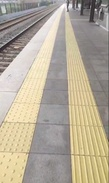
#> input picture images/image1.jpg, 109 x 183 px, shrunk from 637 x 1074 before the run
$ python main.py
#> lines starting #> are read from the running program, lines starting #| are printed output that depends on the picture; after the words box and inside, x2 and y2 are one past the last pixel; in counts of white or black regions, pixels touching at a corner belong together
import cv2
import numpy as np
import matplotlib.pyplot as plt

def get_hsv_range(hsv_image, target_hue_range=(15, 35), min_saturation=30, min_value=100):
    """
    Dynamically calculates the HSV range for yellow tones in the given image.
    """
    h, s, v = split_hsv(hsv_image)

    # Mask for the target hue range
    hue_mask = (h >= target_hue_range[0]) & (h <= target_hue_range[1])

    # Mask for sufficient saturation and brightness
    valid_mask = hue_mask & (s >= min_saturation) & (v >= min_value)

    # Extract hue values within the mask
    valid_hues = h[valid_mask]

    # If valid hues are found, calculate dynamic range
    if len(valid_hues) > 0:
        lower_hue = max(target_hue_range[0], np.percentile(valid_hues, 2))  # 2nd percentile
        upper_hue = min(target_hue_range[1], np.percentile(valid_hues, 98))  # 98th percentile
    else:
        # Default to full range if no yellow found
        lower_hue, upper_hue = target_hue_range[0], target_hue_range[1]

    return np.array([lower_hue, min_saturation, min_value]), np.array([upper_hue, 255, 255])

def split_hsv(hsv_image):
    """
    Splits an HSV image into its Hue, Saturation, and Value channels.

    Parameters:
        hsv_image (numpy.ndarray): A 3D numpy array representing an HSV image
                                   with dimensions (height, width, 3).

    Returns:
        tuple: Three 2D numpy arrays (H, S, V) representing the individual channels.
    """
    # Ensure the input is a valid HSV image
    if len(hsv_image.shape) != 3 or hsv_image.shape[2] != 3:
        raise ValueError("Input must be an HSV image with 3 channels.")

    # Extract channels
    H = hsv_image[:, :, 0]
    S = hsv_image[:, :, 1]
    V = hsv_image[:, :, 2]

    return H, S, V

# [35 lines left out: function refine_dynamic_hsv_range, not called in this run]

def apply_morphology(mask):
    """
    Applies enhanced morphological operations to clean the mask.
    """
    kernel = get_structuring_element('rect', (7, 7))

    mask_cleaned = morphology_open(mask, kernel, iterations=2)

    mask_cleaned = morphology_close(mask, kernel, iterations=2)

    return mask_cleaned

def morphology_open(image, kernel, iterations=1):
    """
    Perform morphological opening (erosion followed by dilation) on a binary image.

    Parameters:
        image (np.ndarray): Input binary image (2D array).
        kernel (np.ndarray): Structuring element for morphological operations.
        iterations (int): Number of times to apply the opening operation.

    Returns:
        np.ndarray: Processed binary image after morphological opening.
    """
    def erode(image, kernel, iterations=1):
        for _ in range(iterations):
            padded_image = np.pad(image, kernel.shape[0] // 2, mode='constant', constant_values=0)
            eroded = np.zeros_like(image)
            for i in range(image.shape[0]):
                for j in range(image.shape[1]):
                    region = padded_image[i:i+kernel.shape[0], j:j+kernel.shape[1]]
                    eroded[i, j] = np.min(region[kernel == 1])
            image = eroded
        return image

    def dilate(image, kernel, iterations=1):
        for _ in range(iterations):
            padded_image = np.pad(image, kernel.shape[0] // 2, mode='constant', constant_values=0)
            dilated = np.zeros_like(image)
            for i in range(image.shape[0]):
                for j in range(image.shape[1]):
                    region = padded_image[i:i+kernel.shape[0], j:j+kernel.shape[1]]
                    dilated[i, j] = np.max(region[kernel == 1])
            image = dilated
        return image

    # Apply erosion followed by dilation
    eroded_image = erode(image, kernel, iterations=iterations)
    opened_image = dilate(eroded_image, kernel, iterations=iterations)
    return opened_image

def morphology_close(image, kernel, iterations=1):
    """
    Perform morphological closing (dilation followed by erosion) on a binary image.

    Parameters:
        image (np.ndarray): Input binary image (2D array).
        kernel (np.ndarray): Structuring element for morphological operations.
        iterations (int): Number of times to apply the closing operation.

    Returns:
        np.ndarray: Processed binary image after morphological closing.
    """
    def erode(image, kernel, iterations=1):
        for _ in range(iterations):
            padded_image = np.pad(image, kernel.shape[0] // 2, mode='constant', constant_values=0)
            eroded = np.zeros_like(image)
            for i in range(image.shape[0]):
                for j in range(image.shape[1]):
                    region = padded_image[i:i+kernel.shape[0], j:j+kernel.shape[1]]
                    eroded[i, j] = np.min(region[kernel == 1])
            image = eroded
        return image

    def dilate(image, kernel, iterations=1):
        for _ in range(iterations):
            padded_image = np.pad(image, kernel.shape[0] // 2, mode='constant', constant_values=0)
            dilated = np.zeros_like(image)
            for i in range(image.shape[0]):
                for j in range(image.shape[1]):
                    region = padded_image[i:i+kernel.shape[0], j:j+kernel.shape[1]]
                    dilated[i, j] = np.max(region[kernel == 1])
            image = dilated
        return image

    # Apply dilation followed by erosion
    dilated_image = dilate(image, kernel, iterations=iterations)
    closed_image = erode(dilated_image, kernel, iterations=iterations)
    return closed_image

def get_structuring_element(shape, ksize):
    """
    Creates a structuring element (kernel) for morphological operations.

    Parameters:
        shape (str): Shape of the structuring element. Currently supports 'rect'.
        ksize (tuple): Size of the structuring element (height, width).

    Returns:
        numpy.ndarray: A binary structuring element of the specified shape and size.
    """
    if shape == 'rect':
        # Create a rectangular kernel of the specified size
        return np.ones(ksize, dtype=np.uint8)
    else:
        raise ValueError("Unsupported shape. Currently only 'rect' is implemented.")

def gaussian_blur(image, kernel_size=(5, 5), sigma=0):
    """
    Applies a Gaussian blur to an image using only NumPy (no external libraries like OpenCV or SciPy).
    """
    # If sigma=0, estimate using a common heuristic:
    if sigma <= 0:
        sigma = 0.3 * ((kernel_size[0] - 1) * 0.5 - 1) + 0.8

    # 1. Create the Gaussian kernel
    kernel = _create_gaussian_kernel(kernel_size, sigma)

    # 2. Convolve the image with the kernel
    #    Handle both color (H x W x C) and grayscale (H x W) images
    if len(image.shape) == 2:
        # Grayscale image
        blurred = _convolve2d(image, kernel)
    else:
        # Color image
        # Convolve each channel separately
        blurred_channels = []
        for c in range(image.shape[2]):
            channel_blurred = _convolve2d(image[..., c], kernel)
            blurred_channels.append(channel_blurred)
        blurred = np.stack(blurred_channels, axis=-1)

    # Clip to [0, 255] if you want an 8-bit result. Otherwise you may just return as float.
    blurred = np.clip(blurred, 0, 255).astype(image.dtype)

    return blurred

def _create_gaussian_kernel(kernel_size, sigma):
    """
    Creates a 2D Gaussian kernel using the given kernel size and standard deviation (sigma).

    Parameters:
        kernel_size (tuple): (height, width) of the kernel, e.g. (5, 5)
        sigma (float): Standard deviation of the Gaussian distribution.

    Returns:
        numpy.ndarray: A 2D Gaussian kernel of shape (kernel_size[0], kernel_size[1]).
    """
    kx, ky = kernel_size
    # Coordinates of the kernel center
    cx, cy = (kx - 1) / 2.0, (ky - 1) / 2.0

    # Initialize kernel
    kernel = np.zeros((kx, ky), dtype=np.float32)

    # Compute Gaussian for each cell (x, y)
    for x in range(kx):
        for y in range(ky):
            # Distance from center
            dx = (x - cx)**2
            dy = (y - cy)**2
            # 2D Gaussian formula
            kernel[x, y] = np.exp(-(dx + dy) / (2 * sigma**2))

    # Normalize so that the sum of all elements is 1
    kernel_sum = np.sum(kernel)
    if kernel_sum != 0:
        kernel /= kernel_sum

    return kernel

def _convolve2d(image, kernel):
    """
    Convolves a 2D image (single channel) with a 2D kernel using 'same' padding.

    Parameters:
        image (numpy.ndarray): Grayscale image of shape (H, W).
        kernel (numpy.ndarray): 2D kernel of shape (kH, kW).

    Returns:
        numpy.ndarray: Convolved image of shape (H, W).
    """
    # Image dimensions
    H, W = image.shape
    kH, kW = kernel.shape

    # Output array (float to avoid overflow if input is uint8)
    convolved = np.zeros((H, W), dtype=np.float32)

    # Amount of padding needed on each side
    pad_h = kH // 2
    pad_w = kW // 2

    # Pad the image with zeros (or reflect, replicate, etc. if desired)
    padded = np.pad(image, ((pad_h, pad_h), (pad_w, pad_w)), mode='constant', constant_values=0)

    # Perform the convolution
    for i in range(H):
        for j in range(W):
            # Extract the local region
            region = padded[i : i + kH, j : j + kW]

            # Element-wise multiply and accumulate
            value = np.sum(region * kernel)

            # Store in the output
            convolved[i, j] = value

    return convolved

def bgr_to_rgb(image):
    """
    Converts a BGR image to RGB format.

    Parameters:
        image (numpy.ndarray): The input image in BGR format (H x W x 3).

    Returns:
        numpy.ndarray: The image converted to RGB format (H x W x 3).
    """
    if len(image.shape) != 3 or image.shape[2] != 3:
        raise ValueError("Input image must be a 3-channel image (H x W x 3).")

    # Swap the first (B) and third (R) channels
    rgb_image = image[:, :, ::-1]
    return rgb_image

def rgb_to_hsv(image):
    """
    Converts an RGB image to HSV format.

    Parameters:
        image (numpy.ndarray): Input RGB image (H x W x 3) with values in the range [0, 255].

    Returns:
        numpy.ndarray: HSV image (H x W x 3) with H in [0, 180] and S, V in [0, 255].
    """
    # Normalize RGB values to [0, 1]
    rgb_normalized = image.astype(np.float32) / 255.0

    # Separate channels
    R, G, B = rgb_normalized[..., 0], rgb_normalized[..., 1], rgb_normalized[..., 2]

    # Compute max and min values for each pixel
    max_val = np.max(rgb_normalized, axis=2)
    min_val = np.min(rgb_normalized, axis=2)
    delta = max_val - min_val

    # Initialize HSV arrays
    H = np.zeros_like(max_val)
    S = np.zeros_like(max_val)
    V = max_val

    # Calculate Hue
    mask_r = (max_val == R) & (delta > 0)
    mask_g = (max_val == G) & (delta > 0)
    mask_b = (max_val == B) & (delta > 0)

    # Assign hue values based on the dominant color channel
    H[mask_r] = ((G[mask_r] - B[mask_r]) / delta[mask_r]) % 6
    H[mask_g] = ((B[mask_g] - R[mask_g]) / delta[mask_g]) + 2
    H[mask_b] = ((R[mask_b] - G[mask_b]) / delta[mask_b]) + 4

    # Convert hue to degrees
    H = (H / 6.0) * 180.0  # Scale to [0, 180] for compatibility

    # Calculate Saturation
    S[max_val > 0] = (delta[max_val > 0] / max_val[max_val > 0])

    # Scale S and V to [0, 255]
    S = (S * 255).astype(np.uint8)
    V = (V * 255).astype(np.uint8)

    # Stack H, S, and V to create the HSV image
    hsv_image = np.stack([H.astype(np.uint8), S, V], axis=2)

    return hsv_image

def create_mask(image, lower_bound, upper_bound):
    """
    Creates a binary mask where each pixel is 1 if it is within the given range, and 0 otherwise.

    Parameters:
        image (numpy.ndarray): Input image (e.g., HSV image) of shape (H x W x C).
        lower_bound (tuple or list): Lower bound for the range (e.g., [H_min, S_min, V_min]).
        upper_bound (tuple or list): Upper bound for the range (e.g., [H_max, S_max, V_max]).

    Returns:
        numpy.ndarray: Binary mask of shape (H x W), where 1 indicates a pixel within range.
    """
    # Ensure the bounds are NumPy arrays for comparison
    lower_bound = np.array(lower_bound, dtype=np.float32)
    upper_bound = np.array(upper_bound, dtype=np.float32)

    # Create a mask for each channel
    within_lower = image >= lower_bound
    within_upper = image <= upper_bound

    # Combine all channels to create the final mask
    mask = np.all(within_lower & within_upper, axis=2)

    # Convert boolean mask to uint8 (0 or 255)
    return (mask * 255).astype(np.uint8)

def add_mask(image1, alpha, image2, beta, gamma):
    """
    Blends two images using a weighted sum.

    Parameters:
        image1 (numpy.ndarray): First input image.
        alpha (float): Weight of the first image.
        image2 (numpy.ndarray): Second input image.
        beta (float): Weight of the second image.
        gamma (float): Scalar added to each sum.

    Returns:
        numpy.ndarray: Blended image.
    """
    # Ensure both images have the same shape
    if image1.shape != image2.shape:
        raise ValueError("Both images must have the same shape.")

    # Perform weighted addition
    blended = alpha * image1 + beta * image2 + gamma

    # Clip values to valid range [0, 255] and convert to uint8
    blended = np.clip(blended, 0, 255).astype(np.uint8)

    return blended

# [54 lines left out: function process_video, not called in this run]

def process_image(image_path):
    """
    Loads an image from the given path and processes it to detect and highlight 'yellow' regions.

    Steps:
    1. Read image from disk (in BGR format by default with cv2).
    2. Convert the BGR image to RGB for consistent color processing.
    3. (Optional) Apply a Gaussian blur to reduce noise and detail.
    4. Convert the blurred RGB image to HSV color space.
    5. Dynamically determine the lower and upper HSV bounds for 'yellow' regions in the image.
    6. Create a binary mask using these HSV bounds (pixels within range are 1, otherwise 0).
    7. Clean the mask with morphological operations (opening & closing) to remove noise.
    8. Highlight detected regions on the original image by coloring those pixels red.
    9. Create a semi-transparent overlay by blending the original image and the highlighted image.
    10. Return the original image, the raw mask, the cleaned mask, and the final highlighted overlay.

    """

    print("Processing started...")

    # 1. Load the image from the specified path
    image = cv2.imread(image_path)  # OpenCV loads images in BGR format by default

    # 2. Convert from BGR to RGB for consistent color processing and display
    image = bgr_to_rgb(image)

    # 3. Apply a Gaussian blur to reduce noise and details
    #    - Kernel size is 5x5
    #    - Sigma=0 indicates automatic estimation based on kernel size
    image_blurred = gaussian_blur(image, (5, 5), 0)

    # 4. Convert the blurred RGB image to HSV color space
    #    - Hue range in our custom implementation: [0, 180]
    #    - Saturation/Value range: [0, 255]
    hsv_image = rgb_to_hsv(image_blurred)

    # 5. Dynamically determine the HSV range for 'yellow' using statistical analysis of the image
    #    - The function inspects hue values in a given range and adjusts bounds based on percentiles
    lower_yellow, upper_yellow = get_hsv_range(hsv_image)

    # 6. Create a binary mask, where 1 (255) indicates the pixel is within the yellow color range
    #    - Convert bounds to uint8 if necessary
    yellow_mask = create_mask(hsv_image, lower_yellow.astype(np.uint8), upper_yellow.astype(np.uint8))

    # 7. Clean the mask using morphological operations (opening to remove noise, closing to fill gaps)
    yellow_mask_cleaned = apply_morphology(yellow_mask)

    # 8. Highlight the yellow areas on the original image
    #    - Copy the original image so we don't overwrite it
    #    - Color detected areas in red ([255, 0, 0] in RGB)
    highlighted = image.copy()
    highlighted[yellow_mask_cleaned > 0] = [255, 0, 0]

    # 9. Create a semi-transparent overlay by blending the original image (70% weight)
    #    with the highlighted image (30% weight)
    overlay = image.copy()
    overlay[yellow_mask_cleaned > 0] = [255, 0, 0]
    semi_transparent = add_mask(image, 0.7, overlay, 0.3, 0)

    print("Processing completed.")

    # 10. Return the tuple of results
    return image, yellow_mask, yellow_mask_cleaned, semi_transparent

# List of image filenames
image_files = ["images/image1.jpg"]

# Process each image and store results
results = [process_image(image_file) for image_file in image_files]
#> in process_image, image is the input picture: shape (183, 109, 3); mean B, G, R 153.1, 171, 180.6
#> after the loop in gaussian_blur, `for c in range(image.shape[2]):`: blurred_channels = 3 items
#> in rgb_to_hsv, `mask_r = (max_val == R) & (delta > 0)`:
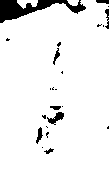
#> mask_r: shape (183, 109) bool; 93.7% white; 23 black regions (15 under 20 px), largest, box (x1, y1, x2, y2) and area: (0, 0, 86, 23) 823, (47, 112, 64, 125) 103, (36, 127, 43, 144) 59
#> in rgb_to_hsv, `mask_g = (max_val == G) & (delta > 0)`: mask_g: shape (183, 109) bool; 1.8% white; 16 white regions (11 under 20 px), largest, box (x1, y1, x2, y2) and area: (0, 3, 23, 15) 194, (96, 0, 109, 5) 46, (47, 0, 53, 7) 32, (43, 113, 47, 120) 23, (78, 0, 83, 5) 20
#> in rgb_to_hsv, `mask_b = (max_val == B) & (delta > 0)`: mask_b: shape (183, 109) bool; 6.6% white; 23 white regions (13 under 20 px), largest, box (x1, y1, x2, y2) and area: (0, 0, 47, 23) 369, (45, 105, 65, 143) 247, (50, 0, 88, 14) 220
#> in rgb_to_hsv, `H[mask_g] = ((B[mask_g] - R[mask_g]) / delta[mask_g]) + 2`: H: shape (183, 109) float32; min 0, max 5.92, mean 1.3
#> in rgb_to_hsv, `H[mask_b] = ((R[mask_b] - G[mask_b]) / delta[mask_b]) + 4`:
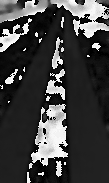
#> H: shape (183, 109) float32; min 0, max 5.92, mean 1.49; drawn with min black and max white
#> in rgb_to_hsv, `hsv_image = np.stack([H.astype(np.uint8), S, V], axis=2)`:
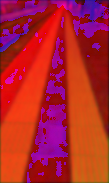
#> hsv_image: shape (183, 109, 3); mean of channels 0, 1, 2 44.3, 35.3, 178.6; drawn as B, G, R
#> in get_hsv_range, `hue_mask = (h >= target_hue_range[0]) & (h <= target_hue_range[1])`: hue_mask: shape (183, 109) bool; 47.1% white; 59 white regions (51 under 20 px), largest, box (x1, y1, x2, y2) and area: (59, 12, 109, 183) 4799, (0, 9, 63, 183) 4115, (99, 86, 109, 102) 80
#> in get_hsv_range, `valid_mask = hue_mask & (s >= min_saturation) & (v >= min_value)`:
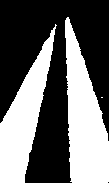
#> valid_mask: shape (183, 109) bool; 41.3% white; 3 white regions (1 under 20 px), largest, box (x1, y1, x2, y2) and area: (65, 17, 109, 183) 4479, (0, 24, 57, 183) 3756
#> in get_hsv_range, `valid_hues = h[valid_mask]`: valid_hues = 8237 values, max 26 at index 144, min 15 at index 45, mean 20.89
#> in get_hsv_range, `lower_hue = max(target_hue_range[0], np.percentile(valid_hues, 2))`: lower_hue = 16
#> in get_hsv_range, `upper_hue = min(target_hue_range[1], np.percentile(valid_hues, 98))`: upper_hue = 23
#> in process_image, `lower_yellow, upper_yellow = get_hsv_range(hsv_image)`: lower_yellow = [16, 30, 100]; upper_yellow = [23, 255, 255]
#> in create_mask, `lower_bound = np.array(lower_bound, dtype=np.float32)`: lower_bound = [16, 30, 100]
#> in create_mask, `upper_bound = np.array(upper_bound, dtype=np.float32)`: upper_bound = [23, 255, 255]
#> in create_mask, `within_lower = image >= lower_bound`:
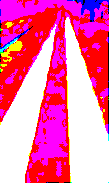
#> within_lower: shape (183, 109, 3) bool; mean of channels 0, 1, 2 0.663, 0.433, 0.97; drawn as B, G, R
#> in create_mask, `mask = np.all(within_lower & within_upper, axis=2)`: mask: shape (183, 109) bool; 40.2% white; 5 white regions (3 under 20 px), largest, box (x1, y1, x2, y2) and area: (65, 17, 109, 183) 4281, (0, 24, 57, 183) 3731
#> after the loop in erode, `for _ in range(iterations):`: eroded: shape (183, 109); 16.9% white; 3 white regions (1 under 20 px), largest, box (x1, y1, x2, y2) and area: (73, 63, 103, 177) 1866, (6, 68, 41, 177) 1508
#> after the loop in dilate, `for _ in range(iterations):`: dilated: shape (183, 109); 36.4% white; 2 white regions, box (x1, y1, x2, y2) and area: (67, 57, 109, 183) 3834, (0, 60, 48, 183) 3417
#> after the loop in dilate, `for _ in range(iterations):`:
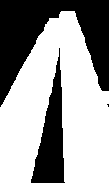
#> dilated: shape (183, 109); 61.5% white; 3 black regions (1 under 20 px), largest, box (x1, y1, x2, y2) and area: (0, 0, 109, 107) 5477, (31, 48, 65, 183) 2203
#> after the loop in erode, `for _ in range(iterations):`: eroded: shape (183, 109); 37.1% white; 1 white region, box (x1, y1, x2, y2) and area: (6, 17, 103, 177) 7391
#> in add_mask, `blended = alpha * image1 + beta * image2 + gamma`:
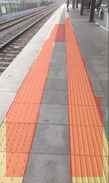
#> blended: shape (183, 109, 3) float64; mean R, G, B 184.9, 148.8, 135.3
#> results = 1 item

# Display results for all images
plt.figure(figsize=(20, 20))
num_images = len(image_files)
for i, (image_file, (original, mask, cleaned_mask, highlight)) in enumerate(zip(image_files, results)):
    # Original Image
    plt.subplot(num_images, 4, i * 4 + 1)
    plt.title(f"Original Image ({image_file})")
    plt.imshow(original)
    plt.axis("off")

    # Original Mask
    plt.subplot(num_images, 4, i * 4 + 2)
    plt.title(f"Original Yellow Mask ({image_file})")
    plt.imshow(mask, cmap="gray")
    plt.axis("off")

    # Cleaned Mask
    plt.subplot(num_images, 4, i * 4 + 3)
    plt.title(f"Cleaned Yellow Mask ({image_file})")
    plt.imshow(cleaned_mask, cmap="gray")
    plt.axis("off")

    # Semi-Transparent Highlight
    plt.subplot(num_images, 4, i * 4 + 4)
    plt.title(f"Semi-Transparent Highlight ({image_file})")
    plt.imshow(highlight)
    plt.axis("off")
#> this loop made 1 pass
#> image_file on pass 1: 'images/image1.jpg'

plt.tight_layout()
plt.show()


"""
process_video("videos/video3.mp4", "output_video.mp4") """
